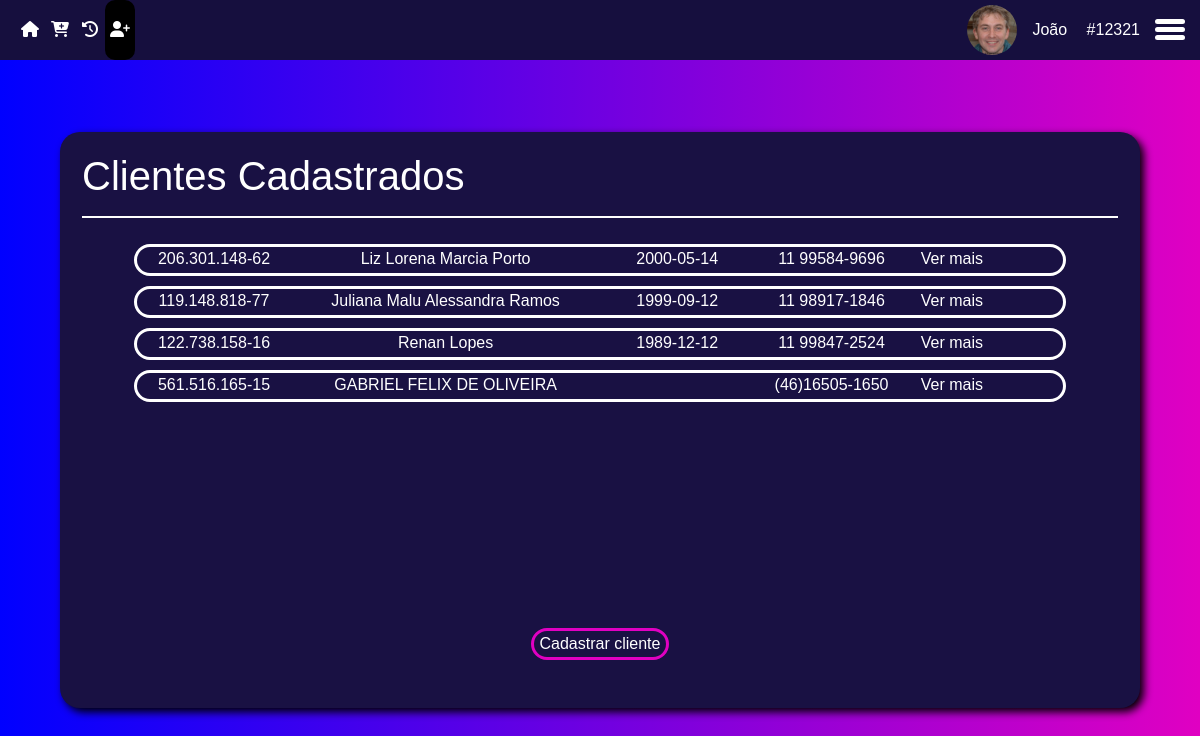
Before: /Desktop/Caixa/app/area-do-cliente/area-do-cliente.php (signed in) with the older database file.
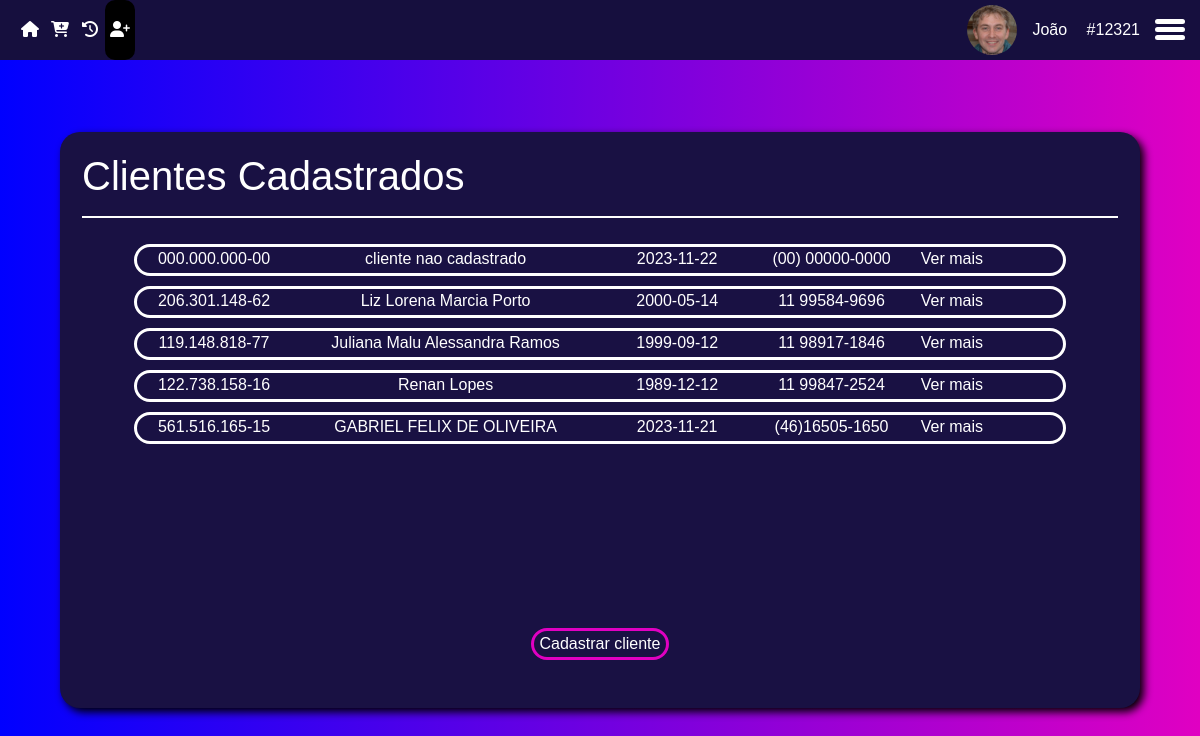
After: the same page with the newer database file.
### tables this page shows
CREATE TABLE IF NOT EXISTS `cliente` (
  `id_cli` int NOT NULL AUTO_INCREMENT,
  `cpf_cli` char(14) NOT NULL,
  `nome` varchar(255) NOT NULL,
  `sexo` varchar(10) NOT NULL,
  `tel` char(15) NOT NULL,
  `dta_nasc` date NOT NULL,
  `endereco` varchar(255) NOT NULL,
  `email_cli` varchar(100) NOT NULL DEFAULT 'example@example.com',
  `senha_cli` varchar(100) NOT NULL,
  `dta_cadastro` date NOT NULL,
  PRIMARY KEY (`id_cli`),
  UNIQUE KEY `cpf_cli` (`cpf_cli`),
  UNIQUE KEY `email_cli` (`email_cli`)
);

### Desktop/Caixa/app/area-do-cliente/area-do-cliente.php (the view, shortened to what this page needs)
<?php
include_once(__DIR__ . '/../../PHP/conn.php');
$nomeFunc = $_SESSION['nome'];
$idFunc = $_SESSION['id_func'];
$parts = explode(" ", $nomeFunc);
$primeiroNome = $parts[0];
$avatar = '../../../imgbd/' . $_SESSION['avatarSession'];
$Cliente = $sql->query("SELECT * FROM cliente");
?>
<!DOCTYPE html>
<html lang="pt-br">
<head>
    <link href="https://cdn.jsdelivr.net/npm/bootstrap@5.3.0-alpha3/dist/css/bootstrap.min.css" rel="stylesheet">
    <link rel="stylesheet" href="../../assets/css/menu.css">
    <link rel="stylesheet" href="../../assets/css/area-do-cliente/area-do-cliente.css">
</head>
<body>
    <div class="fundo">
        <header>
            <nav class="menuArea">
                <span>
                    <a href="../pagina-inicial/home.php">
                        <i class="fa-solid fa-house" style="color: #ffffff;"></i>
                    </a>
                </span>
                <span>
                    <a href="../novo-pedido/novo-pedido.php">
                        <i class="fa-solid fa-cart-plus" style="color: #ffffff;"></i>
                    </a>
                </span>
                <span>
                    <a href="../comandas-abertas/comandas-abertas.php">
                        <i class="fa-solid fa-clock-rotate-left" style="color: #ffffff;"></i>
                    </a>
                </span>
                <span class="active">
                    <a href="../area-do-cliente/area-do-cliente.php">
                        <i class="fa-solid fa-user-plus" style="color: #ffffff;"></i>
                    </a>
                </span>
            </nav>
            <aside class="sidebar-header">
                <img class="logo-img" src="<?php echo $avatar; ?>" alt="Foto do usuário">
                <span class="dados">
                    <span class="nome"><?php echo $primeiroNome; ?></span>
                    <span class="id">#<?php echo $idFunc; ?></span>
                </span>
                <div class="hamburger-menu">
                    <label for="checkbox-menu">
                        <span></span>
                        <span></span>
                        <span></span>
                    </label>
                </div>
            </aside>
        </header>
        <main>
            <div class="clienteArea">
                <div class="container">
                    <h1>Clientes Cadastrados</h1>
                    <hr class="linha">
                    <div class="clienteItems barra">
                    <?php foreach ($Cliente AS $Clientes): ?>
                        <div class="clienteItemsArea">
                            <label for="1" class="optionCliente">
                                <div class="container">
                                    <div class="row">
                                        <div class="col-2">
                                            <abbr title="CPF">
                                                <p class="numComanda"><?php echo $Clientes['cpf_cli'];?></p>
                                            </abbr>
                                        </div>
                                        <?php
                                        $idCliente = $Clientes['id_cli'];
                                        $sqlCliente = $sql->query("SELECT * FROM cliente WHERE id_cli = $idCliente");
                                        $cliente = $sqlCliente->fetch_assoc();
                                        ?>
                                        <div class="col-4">
                                            <abbr title="Nome">
                                                <p class="btnVerPedido"><?php echo $cliente['nome'] ?></p>
                                            </abbr>
                                        </div>
                                        <div class="col-2">
                                            <abbr title="Data de nascimento">
                                                <p><?php echo $Clientes['dta_nasc'];?></p>
                                            </abbr>
                                        </div>
                                        <div class="col-2">
                                            <abbr title="Telefone">
                                                <p><?php echo $cliente['tel'] ?></p>
                                            </abbr>
                                        </div>
                                        <div class="col-2">
                                            <p class="btnVerMais"  data-cliente-id="<?php echo $cliente['id_cli']; ?>" >Ver mais</p>
                                        </div>
                                    </div>
                                </div>
                            </label>
                        </div>
                        <?php endforeach; ?>
                    </div>
                    <div class="optionButtonArea">
                        <button class="btnCadastro">Cadastrar cliente</button>
                    </div>
                </div>
            </div>
        </main>
    </div>
</body>
</html>

### Desktop/Caixa/assets/css/menu.css (style rules this page uses)
:root { --rosa: #E000C2; --azulClaro: #07E8FF; --azul: #0000FF; --azulEscuro: #191143; --azulDiferenciado: #3214E1; }
* { box-sizing: border-box; }
body { margin: 0; font-family: sans-serif; color: #fff; }
.fundo { position: absolute; background-image: linear-gradient(to left, var(--rosa), var(--azul)); width: 100%; height: 100%; }
header { background-color: rgb(22, 15, 62); width: 100%; height: 60px; display: flex; justify-content: space-between; align-items: center; }
.menuArea { display: block; margin-left: 15px; }
.menuArea { height: 100%; display: flex; align-items: center; }
.menuArea span { height: 100%; width: 30px; border-radius: 10px; display: flex; align-items: center; justify-content: center; transition: .3s; }
.menuArea span a { color: #fff; }
.active { background-color: #000; }
.sidebar-header { display: flex; align-items: center; margin-right: 15px; }
.logo-img { margin-right: 15px; width: 50px; height: 50px; border-radius: 50%; object-fit: cover; transition: .4s; }
.nome, .id { margin-right: 15px; }
.hamburger-menu { height: 100%; display: flex; align-items: center; justify-content: center; }
label { cursor: pointer; position: relative; display: block; height: 22px; width: 30px; }
label span { position: absolute; display: block; height: 5px; width: 100%; border-radius: 30px; background: #fff; transition: 0.25s ease-in-out; }
label span:nth-child(1) { top: 0; }
label span:nth-child(2) { top: 8px; }
label span:nth-child(3) { top: 16px; }
.linha { border: 1px solid white; opacity: 100; width: 100%; }

### Desktop/Caixa/assets/css/area-do-cliente/area-do-cliente.css (style rules this page uses)
main { height: 90vh; display: flex; align-items: center; justify-content: center; }
.clienteArea { height: 80%; width: 90%; padding: 20px 10px 20px 10px; color: #fff; background-color: var(--azulEscuro); border-radius: 20px; box-shadow: 4px 4px 8px black; }
.clienteItems { overflow: auto; height: 48vh; }
.optionCliente { display: block; width: 90%; height: 2em; margin: auto; border: 3px solid #fff; border-radius: 20px; transition: .3s; }
.optionCliente abbr { text-decoration: none; text-align: center; }
.clienteItemsArea { margin-top: 10px }
.optionButtonArea { margin-top: 10px; width: 100%; }
.optionButtonArea button { display: block; margin: auto; background-color: var(--azulEscuro); color: #fff; border: 3px solid var(--rosa); border-radius: 20px; transition: .3s; }

Changed rows visible on the page:
added cliente: cpf_cli "000.000.000-00", nome "cliente nao cadastrado", dta_nasc "2023-11-22", tel "(00) 00000-0000"
changed cliente "GABRIEL FELIX DE OLIVEIRA": dta_nasc (not shown) → "2023-11-21"
